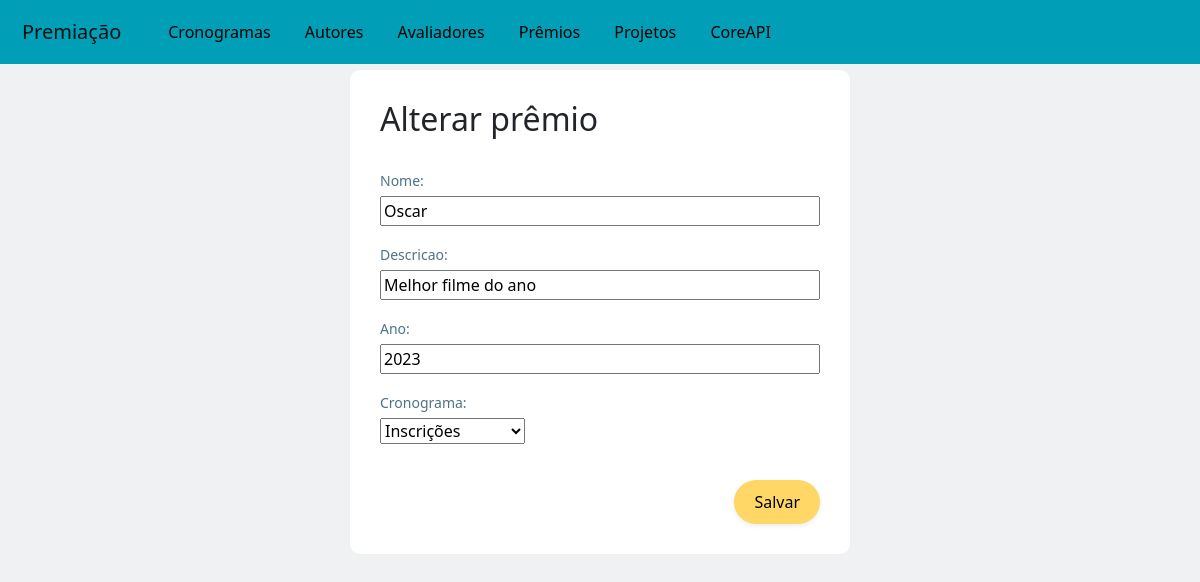
Before: /teste/alterarPremio/1 with the older database file.
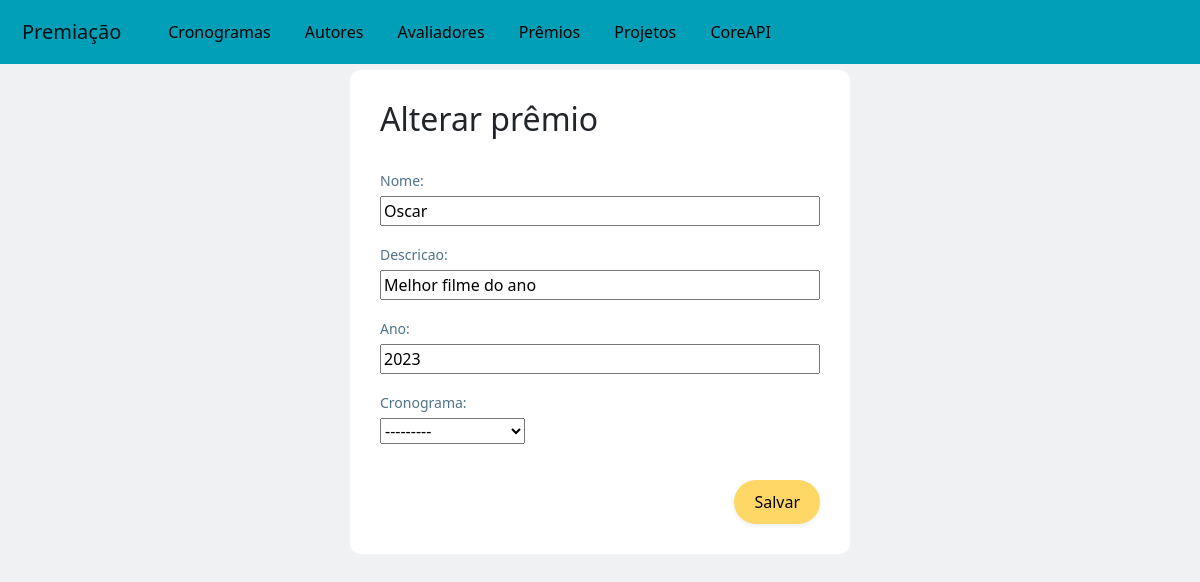
After: the same page with the newer database file.
### teste/models.py (models this page shows, shortened)
class Premio(models.Model):
    nome = models.CharField(max_length=300)
    descricao = models.CharField(max_length=500)
    ano = models.IntegerField()
    cronograma = models.ForeignKey(Cronograma, on_delete=models.SET_NULL,null=True)

class Cronograma(models.Model):
    dataInicio = models.DateField()
    dataFim = models.DateField()
    descricao = models.CharField(max_length=200)
    def __str__(self):
        return self.descricao

### teste/views.py (the view, shortened to what this page needs)
# urls.py: path('alterarPremio/<int:id>', views.alterarPremio, name='alterarPremio'),
def alterarPremio(request, id):
    premio = Premio.objects.get(id=id)
    form = PremioForm(instance=premio)
    if request.method == 'GET':
        return render(request, 'Premio/alterar_premio.html', {'form': form, 'premio': premio})

### teste/forms.py
class PremioForm(ModelForm):
    class Meta:
        model = Premio
        fields = "__all__"

### teste/templates/Premio/alterar_premio.html (shortened to what this page needs)
{% extends "template.html" %}
{% block content %}
<div class="d-flex justify-content-center">
    <div class="forms">
        <h2>Alterar prêmio</h2>
        <form action="{% url 'alterarPremio' premio.id %}" method="POST">
            {{ form.as_p }}
            <button class="button-style shadow-sm" type="submit">Salvar</button>
        </form>
    </div>
</div>
{% endblock %}

Changed rows visible on the page:
changed Premio "Oscar": cronograma "Inscrições" → "---------"
